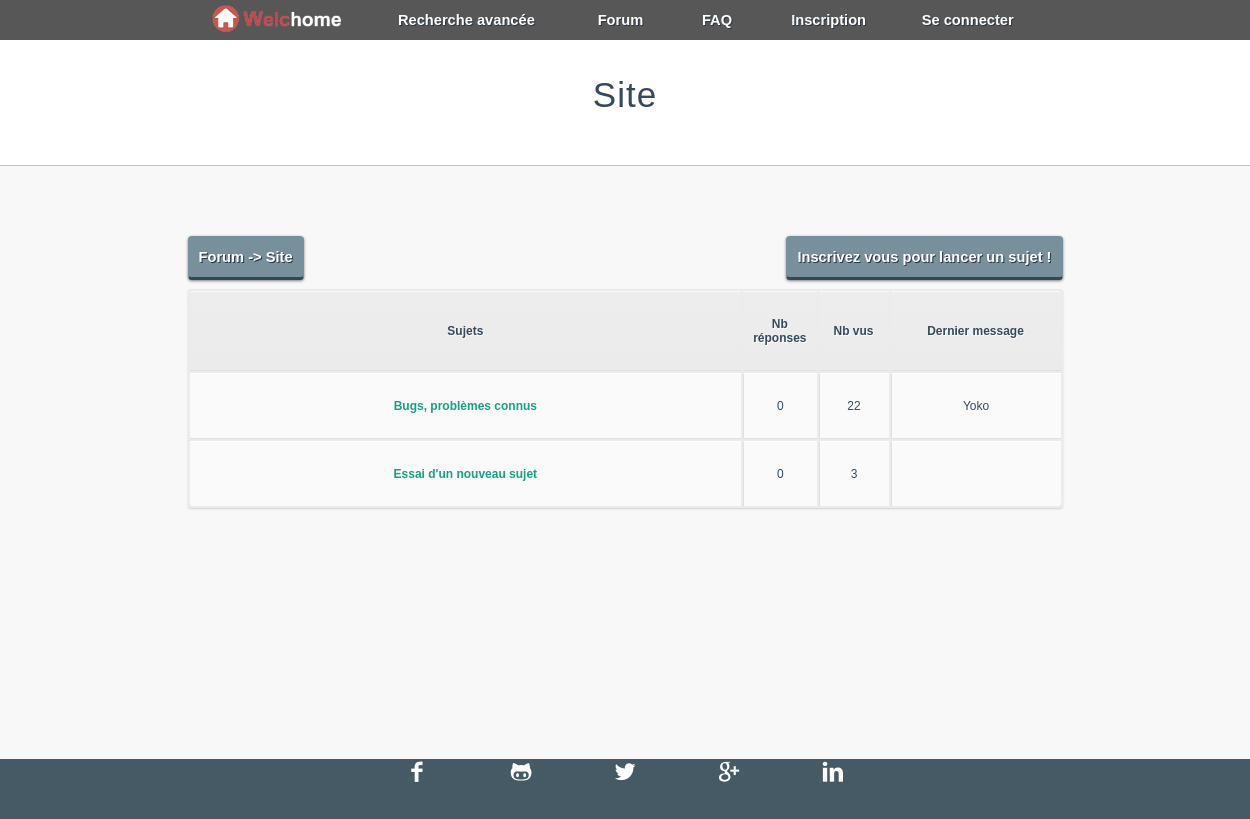
Before: /fichiers_php/site.php?id_cat=2 with the older database file.
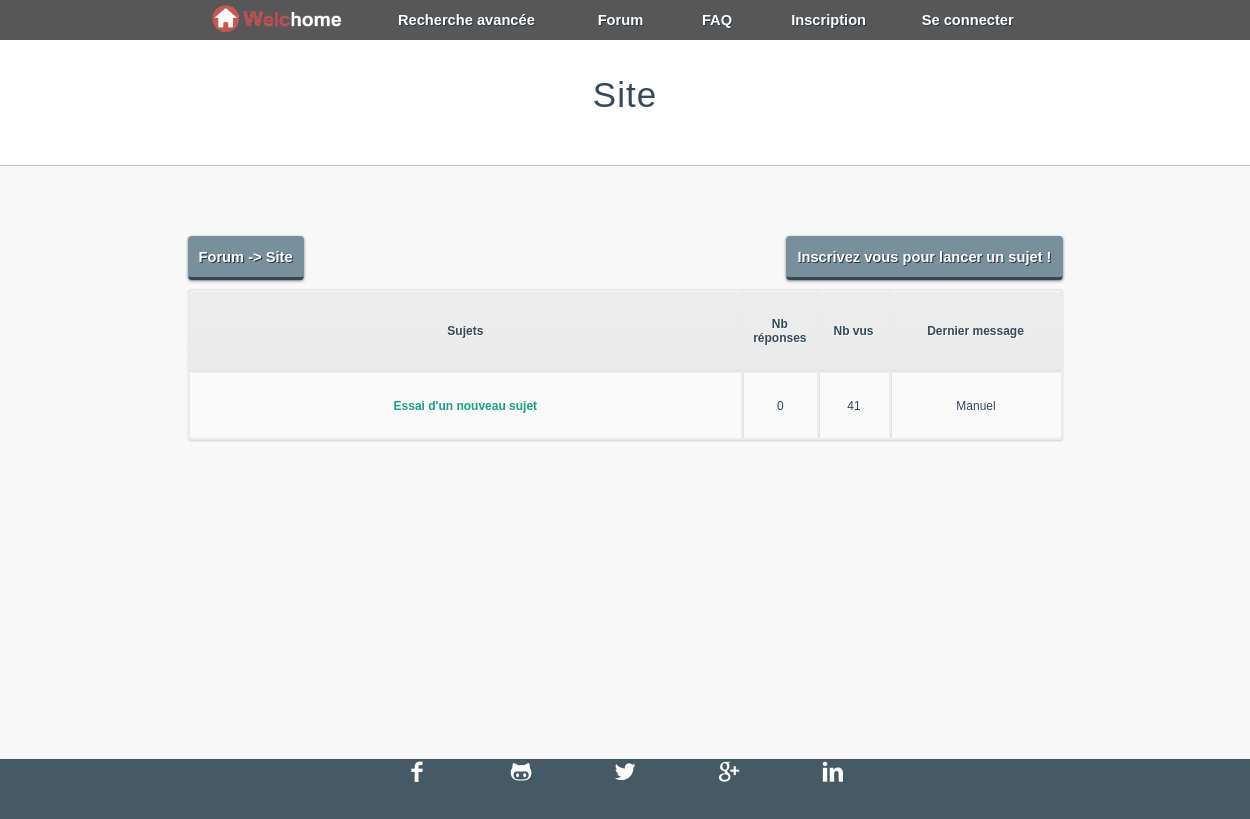
After: the same page with the newer database file.
### tables this page shows
CREATE TABLE IF NOT EXISTS `forum_topic` (
  `id_topic` int(11) NOT NULL AUTO_INCREMENT,
  `id_cat` int(11) DEFAULT NULL,
  `id_user` int(11) NOT NULL,
  `nom_topic` text NOT NULL,
  `topic_first_post` text NOT NULL,
  `nb_answer` int(11) NOT NULL,
  `nb_views` int(11) NOT NULL,
  `priority_topic` int(11) DEFAULT NULL,
  PRIMARY KEY (`id_topic`)
);

CREATE TABLE IF NOT EXISTS `users` (
  `id_users` int(255) NOT NULL AUTO_INCREMENT,
  `username` varchar(255) NOT NULL,
  `nom_user` varchar(200) NOT NULL,
  `prenom_user` varchar(200) NOT NULL,
  `description_users` text NOT NULL,
  `preference_echange` text NOT NULL,
  `password` varchar(255) NOT NULL,
  `email` varchar(255) NOT NULL,
  `rights` varchar(255) NOT NULL,
  `signup_date` date NOT NULL,
  `avatar` text NOT NULL,
  `sexe` text,
  `tel` text,
  `situation` text,
  `profession` text,
  `description` text,
  PRIMARY KEY (`id_users`)
);

### fichiers_php/site.php (the view, shortened to what this page needs)
<?php
include("modeles.php");
$ret = $bdd -> prepare("SELECT * FROM forum_forum WHERE id_cat=?");
$ret -> execute(array($_GET["id_cat"]));
$name_cat = $ret -> fetch();
?>
<html>
<head>
    <link rel="stylesheet" href="../style.css" />
</head>
<body class="forum_messagerie">
<header>
    <?php include("menus.php"); ?>
</header>
<div class="superglobal">
    <div class="global">
        <?php
        if(isset($_SESSION['userid'])){
            echo '
            <div class="forum_top">
                <div class="arborescence">
                    <a href="forum.php">Forum</a> -> <a href="site.php?id_cat='.$name_cat[0].'">'.$name_cat[1].'</a>
                </div>
                <div class="forum_top_r_button">
                    <a href="new_topic.php?id_cat='. $_GET['id_cat'] .'" id="btn_new_topic">Nouveau Sujet</a>
                </div>
            </div>
            ';
        }
        else {echo '    <div class="forum_title"><h7> <a "site.php?id_cat='.$name_cat[0].'">'.$name_cat[1].'</a></h7></div>
                        <div class="forum_top">
                            <div class="arborescence">
                                 <a href="forum.php">Forum</a> -> <a href="site.php?id_cat='.$name_cat[0].'">'.$name_cat[1].'</a>
                            </div>
                            <div class="forum_top_r_button">
                                 <a href="sign_up.php" id="btn_new_topic">Inscrivez vous pour lancer un sujet !</a>
                            </div>
                        </div>
                    ';}
        ?>
        <table class="tableau_site">
            <tr>
                <th><?php echo sujet; ?></th>
                <th style="width: 50px;"><?php echo nbreponse; ?></th>
                <th style="width: 50px;"><?php echo nbvu; ?></th>
                <th style="width: 150px;"><?php echo lastmessage; ?></th>
            </tr>
            <?php
            $req = $bdd -> prepare("SELECT * FROM forum_topic WHERE id_cat=?");
            $req -> execute(array($_GET['id_cat']));
            $nb = $req -> rowCount();
            $ret = $bdd -> prepare("SELECT last_message FROM forum_forum WHERE id_cat=?");
            $ret -> execute(array($_GET['id_cat']));
            if ($nb == 0) {echo "";}
            else {
                for ($i=0;$i<$nb;$i++) {
                    $topic = $req -> fetch();
                    $last = $ret -> fetch();
                    $last2 = $bdd -> prepare("SELECT * FROM users WHERE id_users=?");
                    $last2 -> execute(array($last[0]));
                    $lastf = $last2 -> fetch();
                    ?>
                    <tr>
                        <td><a href="topic.php?id_topic=<?php echo $topic[0]; ?>&id_cat=<?php echo $_GET['id_cat']; ?>"><?php echo $topic[3];?></a></td>
                        <td><?php echo $topic[5];?></td>
                        <td><?php echo $topic[6];?></td>
                        <td><?php echo $lastf[1];?></td>
                    </tr>
                <?php
                }
            }
            ?>
        </table>
    </div>
</div>
<?php
include("footer2.php");
?>
</body>
</html>

Changed rows visible on the page:
removed forum_topic: nom_topic "Bugs, problèmes connus", nb_answer "0", nb_views "22", users.username "Yoko"
changed forum_topic "Essai d'un nouveau sujet": nb_views "3" → "41"; users.username (not shown) → "Manuel"
